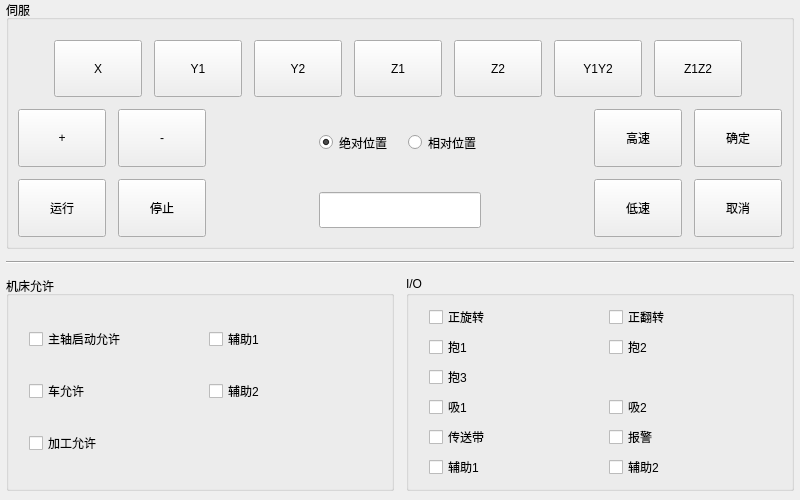
<?xml version="1.0" encoding="UTF-8"?>
<ui version="4.0">
 <class>Frm_Mana_New</class>
 <widget class="QWidget" name="Frm_Mana_New">
  <property name="geometry">
   <rect>
    <x>0</x>
    <y>0</y>
    <width>800</width>
    <height>500</height>
   </rect>
  </property>
  <property name="windowTitle">
   <string>Form</string>
  </property>
  <property name="styleSheet">
   <string notr="true">/*QWidget {
color: #c2c2c3;
background: #343639;
}

QPushButton {
border: no;
min-width: 90px;
min-height: 60px;
image: url(:/Res/image/button_normal_80x50.png);
}

QPushButton:pressed {
color: black;
border: no;
min-width: 90px;
min-height: 60px;
image: url(:/Res/image/button_active_80x50.png);
}

QLineEdit {
  color: black;
background: qlineargradient(
  x1:0, y1:0, x2:0, y2:1,
  stop:0 gray,
  stop: 0.2 white
  stop:1 white
 );
 border-radius: 1px;
 border: 1px solid black;
 min-height: 30px;
 width: 150px
}

QGroupBox {
border: 1px solid black;
border-radius: 1px
}

QCheckBox {
     spacing: 5px;
}

QCheckBox::indicator {
     width: 36px;
     height: 28px;
}

QCheckBox::indicator:unchecked {
     image: url(:/Res/image/radio_long_unchecked.png);
}

 QCheckBox::indicator:checked {
     image: url(:/Res/image/radio_long_checked.png);
 }

QRadioButton {
spacing: 2px;
}

QRadioButton::indicator {
     width: 24px;
     height: 24px;
}

QRadioButton::indicator:unchecked {
     image: url(:/Res/image/radio_unchecked.png);
}

QRadioButton::indicator:checked {
     image: url(:/Res/image/radio_checked.png);
 }*/

QPushButton {
min-width: 80;
min-height: 50;
}

QLineEdit {
min-height: 30px;
}</string>
  </property>
  <layout class="QVBoxLayout" name="verticalLayout_6" stretch="2,0,1">
   <property name="spacing">
    <number>12</number>
   </property>
   <property name="leftMargin">
    <number>6</number>
   </property>
   <property name="topMargin">
    <number>0</number>
   </property>
   <property name="rightMargin">
    <number>6</number>
   </property>
   <property name="bottomMargin">
    <number>9</number>
   </property>
   <item>
    <widget class="QGroupBox" name="groupBox_servo">
     <property name="title">
      <string>伺服</string>
     </property>
     <layout class="QVBoxLayout" name="verticalLayout_7">
      <property name="spacing">
       <number>12</number>
      </property>
      <property name="topMargin">
       <number>20</number>
      </property>
      <property name="bottomMargin">
       <number>9</number>
      </property>
      <item>
       <layout class="QHBoxLayout" name="horizontalLayout">
        <property name="spacing">
         <number>6</number>
        </property>
        <property name="leftMargin">
         <number>30</number>
        </property>
        <property name="topMargin">
         <number>0</number>
        </property>
        <property name="rightMargin">
         <number>30</number>
        </property>
        <item>
         <widget class="QPushButton" name="btnServoX">
          <property name="sizePolicy">
           <sizepolicy hsizetype="Fixed" vsizetype="Fixed">
            <horstretch>0</horstretch>
            <verstretch>0</verstretch>
           </sizepolicy>
          </property>
          <property name="text">
           <string>X</string>
          </property>
         </widget>
        </item>
        <item>
         <widget class="QPushButton" name="btnServoY1">
          <property name="sizePolicy">
           <sizepolicy hsizetype="Fixed" vsizetype="Fixed">
            <horstretch>0</horstretch>
            <verstretch>0</verstretch>
           </sizepolicy>
          </property>
          <property name="text">
           <string>Y1</string>
          </property>
         </widget>
        </item>
        <item>
         <widget class="QPushButton" name="btnServoY2">
          <property name="sizePolicy">
           <sizepolicy hsizetype="Fixed" vsizetype="Fixed">
            <horstretch>0</horstretch>
            <verstretch>0</verstretch>
           </sizepolicy>
          </property>
          <property name="text">
           <string>Y2</string>
          </property>
         </widget>
        </item>
        <item>
         <widget class="QPushButton" name="btnServoZ1">
          <property name="sizePolicy">
           <sizepolicy hsizetype="Fixed" vsizetype="Fixed">
            <horstretch>0</horstretch>
            <verstretch>0</verstretch>
           </sizepolicy>
          </property>
          <property name="text">
           <string>Z1</string>
          </property>
         </widget>
        </item>
        <item>
         <widget class="QPushButton" name="btnServoZ2">
          <property name="sizePolicy">
           <sizepolicy hsizetype="Fixed" vsizetype="Fixed">
            <horstretch>0</horstretch>
            <verstretch>0</verstretch>
           </sizepolicy>
          </property>
          <property name="text">
           <string>Z2</string>
          </property>
         </widget>
        </item>
        <item>
         <widget class="QPushButton" name="btnServoY1Y2">
          <property name="sizePolicy">
           <sizepolicy hsizetype="Fixed" vsizetype="Fixed">
            <horstretch>0</horstretch>
            <verstretch>0</verstretch>
           </sizepolicy>
          </property>
          <property name="text">
           <string>Y1Y2</string>
          </property>
         </widget>
        </item>
        <item>
         <widget class="QPushButton" name="btnServoZ1Z2">
          <property name="sizePolicy">
           <sizepolicy hsizetype="Fixed" vsizetype="Fixed">
            <horstretch>0</horstretch>
            <verstretch>0</verstretch>
           </sizepolicy>
          </property>
          <property name="text">
           <string>Z1Z2</string>
          </property>
         </widget>
        </item>
       </layout>
      </item>
      <item>
       <layout class="QHBoxLayout" name="horizontalLayout_2">
        <item>
         <layout class="QVBoxLayout" name="verticalLayout">
          <item>
           <widget class="QPushButton" name="btnPosPlus">
            <property name="sizePolicy">
             <sizepolicy hsizetype="Fixed" vsizetype="Fixed">
              <horstretch>0</horstretch>
              <verstretch>0</verstretch>
             </sizepolicy>
            </property>
            <property name="text">
             <string>+</string>
            </property>
           </widget>
          </item>
          <item>
           <widget class="QPushButton" name="btnPosValueMinus">
            <property name="sizePolicy">
             <sizepolicy hsizetype="Fixed" vsizetype="Fixed">
              <horstretch>0</horstretch>
              <verstretch>0</verstretch>
             </sizepolicy>
            </property>
            <property name="text">
             <string>运行</string>
            </property>
           </widget>
          </item>
         </layout>
        </item>
        <item>
         <layout class="QVBoxLayout" name="verticalLayout_2">
          <item>
           <widget class="QPushButton" name="btnPosMinus">
            <property name="sizePolicy">
             <sizepolicy hsizetype="Fixed" vsizetype="Fixed">
              <horstretch>0</horstretch>
              <verstretch>0</verstretch>
             </sizepolicy>
            </property>
            <property name="text">
             <string>-</string>
            </property>
           </widget>
          </item>
          <item>
           <widget class="QPushButton" name="btnPosValuePlus">
            <property name="sizePolicy">
             <sizepolicy hsizetype="Fixed" vsizetype="Fixed">
              <horstretch>0</horstretch>
              <verstretch>0</verstretch>
             </sizepolicy>
            </property>
            <property name="text">
             <string>停止</string>
            </property>
           </widget>
          </item>
         </layout>
        </item>
        <item>
         <spacer name="horizontalSpacer">
          <property name="orientation">
           <enum>Qt::Horizontal</enum>
          </property>
          <property name="sizeHint" stdset="0">
           <size>
            <width>40</width>
            <height>20</height>
           </size>
          </property>
         </spacer>
        </item>
        <item>
         <layout class="QVBoxLayout" name="verticalLayout_5">
          <property name="spacing">
           <number>16</number>
          </property>
          <property name="bottomMargin">
           <number>9</number>
          </property>
          <item>
           <layout class="QHBoxLayout" name="horizontalLayout_5">
            <item>
             <widget class="QRadioButton" name="radBtnAbsPos">
              <property name="sizePolicy">
               <sizepolicy hsizetype="Fixed" vsizetype="Minimum">
                <horstretch>0</horstretch>
                <verstretch>0</verstretch>
               </sizepolicy>
              </property>
              <property name="text">
               <string>绝对位置</string>
              </property>
              <property name="checked">
               <bool>true</bool>
              </property>
             </widget>
            </item>
            <item>
             <widget class="QRadioButton" name="radBtnRelPos">
              <property name="sizePolicy">
               <sizepolicy hsizetype="Fixed" vsizetype="Minimum">
                <horstretch>0</horstretch>
                <verstretch>0</verstretch>
               </sizepolicy>
              </property>
              <property name="text">
               <string>相对位置</string>
              </property>
             </widget>
            </item>
           </layout>
          </item>
          <item>
           <widget class="QLineEdit" name="lineEdit">
            <property name="sizePolicy">
             <sizepolicy hsizetype="Expanding" vsizetype="Fixed">
              <horstretch>0</horstretch>
              <verstretch>0</verstretch>
             </sizepolicy>
            </property>
            <property name="layoutDirection">
             <enum>Qt::LeftToRight</enum>
            </property>
           </widget>
          </item>
         </layout>
        </item>
        <item>
         <spacer name="horizontalSpacer_2">
          <property name="orientation">
           <enum>Qt::Horizontal</enum>
          </property>
          <property name="sizeHint" stdset="0">
           <size>
            <width>40</width>
            <height>20</height>
           </size>
          </property>
         </spacer>
        </item>
        <item>
         <layout class="QVBoxLayout" name="verticalLayout_3">
          <item>
           <widget class="QPushButton" name="btnSpeedHigh">
            <property name="sizePolicy">
             <sizepolicy hsizetype="Fixed" vsizetype="Fixed">
              <horstretch>0</horstretch>
              <verstretch>0</verstretch>
             </sizepolicy>
            </property>
            <property name="text">
             <string>高速</string>
            </property>
           </widget>
          </item>
          <item>
           <widget class="QPushButton" name="btnSpeedLow">
            <property name="sizePolicy">
             <sizepolicy hsizetype="Fixed" vsizetype="Fixed">
              <horstretch>0</horstretch>
              <verstretch>0</verstretch>
             </sizepolicy>
            </property>
            <property name="text">
             <string>低速</string>
            </property>
           </widget>
          </item>
         </layout>
        </item>
        <item>
         <layout class="QVBoxLayout" name="verticalLayout_4">
          <item>
           <widget class="QPushButton" name="btnOk">
            <property name="sizePolicy">
             <sizepolicy hsizetype="Fixed" vsizetype="Fixed">
              <horstretch>0</horstretch>
              <verstretch>0</verstretch>
             </sizepolicy>
            </property>
            <property name="text">
             <string>确定</string>
            </property>
           </widget>
          </item>
          <item>
           <widget class="QPushButton" name="btnCancel">
            <property name="sizePolicy">
             <sizepolicy hsizetype="Fixed" vsizetype="Fixed">
              <horstretch>0</horstretch>
              <verstretch>0</verstretch>
             </sizepolicy>
            </property>
            <property name="text">
             <string>取消</string>
            </property>
           </widget>
          </item>
         </layout>
        </item>
       </layout>
      </item>
     </layout>
    </widget>
   </item>
   <item>
    <widget class="Line" name="line">
     <property name="orientation">
      <enum>Qt::Horizontal</enum>
     </property>
    </widget>
   </item>
   <item>
    <layout class="QHBoxLayout" name="horizontalLayout_3">
     <item>
      <widget class="QGroupBox" name="groupBox">
       <property name="title">
        <string>机床允许</string>
       </property>
       <layout class="QGridLayout" name="gridLayout">
        <property name="leftMargin">
         <number>20</number>
        </property>
        <item row="0" column="0">
         <widget class="QCheckBox" name="checkBox_16">
          <property name="text">
           <string>主轴启动允许</string>
          </property>
          <property name="checked">
           <bool>false</bool>
          </property>
         </widget>
        </item>
        <item row="0" column="1">
         <widget class="QCheckBox" name="checkBox_15">
          <property name="text">
           <string>辅助1</string>
          </property>
         </widget>
        </item>
        <item row="1" column="0">
         <widget class="QCheckBox" name="checkBox_14">
          <property name="text">
           <string>车允许</string>
          </property>
         </widget>
        </item>
        <item row="1" column="1">
         <widget class="QCheckBox" name="checkBox_18">
          <property name="text">
           <string>辅助2</string>
          </property>
         </widget>
        </item>
        <item row="2" column="0">
         <widget class="QCheckBox" name="checkBox_17">
          <property name="text">
           <string>加工允许</string>
          </property>
         </widget>
        </item>
       </layout>
      </widget>
     </item>
     <item>
      <widget class="QGroupBox" name="groupBox_2">
       <property name="title">
        <string>I/O</string>
       </property>
       <layout class="QGridLayout" name="gridLayout_2">
        <property name="leftMargin">
         <number>20</number>
        </property>
        <item row="0" column="0">
         <widget class="QCheckBox" name="cb1">
          <property name="text">
           <string>正旋转</string>
          </property>
         </widget>
        </item>
        <item row="0" column="1">
         <widget class="QCheckBox" name="cb2">
          <property name="text">
           <string>正翻转</string>
          </property>
         </widget>
        </item>
        <item row="1" column="0">
         <widget class="QCheckBox" name="cb3">
          <property name="text">
           <string>抱1</string>
          </property>
         </widget>
        </item>
        <item row="1" column="1">
         <widget class="QCheckBox" name="cb4">
          <property name="text">
           <string>抱2</string>
          </property>
         </widget>
        </item>
        <item row="2" column="0">
         <widget class="QCheckBox" name="cb5">
          <property name="text">
           <string>抱3</string>
          </property>
         </widget>
        </item>
        <item row="3" column="0">
         <widget class="QCheckBox" name="cb6">
          <property name="text">
           <string>吸1</string>
          </property>
         </widget>
        </item>
        <item row="3" column="1">
         <widget class="QCheckBox" name="cb7">
          <property name="text">
           <string>吸2</string>
          </property>
         </widget>
        </item>
        <item row="4" column="0">
         <widget class="QCheckBox" name="cb8">
          <property name="text">
           <string>传送带</string>
          </property>
         </widget>
        </item>
        <item row="4" column="1">
         <widget class="QCheckBox" name="cb9">
          <property name="text">
           <string>报警</string>
          </property>
         </widget>
        </item>
        <item row="5" column="0">
         <widget class="QCheckBox" name="cb10">
          <property name="text">
           <string>辅助1</string>
          </property>
         </widget>
        </item>
        <item row="5" column="1">
         <widget class="QCheckBox" name="cb11">
          <property name="text">
           <string>辅助2</string>
          </property>
         </widget>
        </item>
       </layout>
      </widget>
     </item>
    </layout>
   </item>
  </layout>
 </widget>
 <resources/>
 <connections/>
</ui>
